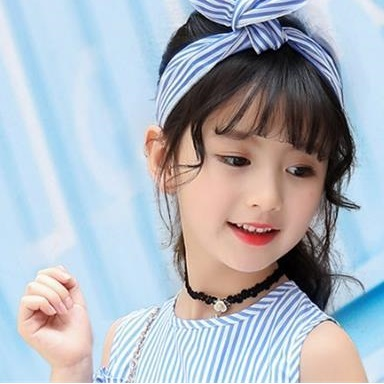
#> input picture exp3/input/girl.jpg, 384 x 384 px, found by its file name
$ python auto_benchmark_exe.py
#> lines starting #> are read from the running program, lines starting #| are printed output that depends on the picture
### exp3/wsvd.py
from __future__ import annotations

import argparse
import os
from pathlib import Path
from typing import Dict, Tuple

import numpy as np
from PIL import Image
import pywt


def load_rgb_image_float01(path: str | Path) -> np.ndarray:
    """
    加载RGB图像并归一化到[0,1]范围

    Args:
        path: 图像文件路径

    Returns:
        归一化的RGB图像数组，形状为(H, W, 3)，数值范围[0,1]
    """
    path = Path(path)
    img = Image.open(path).convert("RGB")  # 确保是RGB格式
    arr = np.asarray(img, dtype=np.float64) / 255.0  # 归一化到[0,1]
    return arr


def save_rgb_image_float01(arr: np.ndarray, path: str | Path) -> None:
    """
    保存归一化的RGB图像数组到文件

    Args:
        arr: 归一化的RGB图像数组，数值范围[0,1]
        path: 保存路径
    """
    path = Path(path)
    path.parent.mkdir(parents=True, exist_ok=True)  # 创建目录
    arr_clipped = np.clip(arr, 0.0, 1.0)  # 裁剪到有效范围[0,1]
    img = Image.fromarray((arr_clipped * 255.0).round().astype(np.uint8), mode="RGB")  # 转换为uint8
    img.save(path)


def pad_to_square(image: np.ndarray) -> Tuple[np.ndarray, Tuple[int, int]]:
    """
    将图像填充为方阵，便于后续SVD分解

    数学原理：SVD分解通常在方阵上进行效果更好，因此需要将非方形的低频系数矩阵
    通过零填充扩展为方阵。

    Args:
        image: 输入的2D图像数组

    Returns:
        padded: 填充后的方形数组
        (row, col): 原始图像尺寸，用于后续裁剪
    """
    row, col = image.shape
    standard = max(row, col)  # 取较大的维度作为方阵边长
    padded = np.zeros((standard, standard), dtype=image.dtype)

    # 将原图像放置在左上角
    if row <= col:
        padded[:row, :] = image
    else:
        padded[:, :col] = image
    return padded, (row, col)


def wavemarksvd_like(
    data_rgb: np.ndarray,
    alpha: float,
    seed: int,
    wavelet: str,
    level: int,
    ratio: float,
) -> Dict[str, np.ndarray]:
    """
    W-SVD水印嵌入主函数 - 基于小波变换和奇异值分解的数字水印技术

    数学原理：
    1. 小波分解：img -> LL(低频), LH,HL,HH(高频)
    2. SVD分解：CA = U·Σ·V^T (其中CA为低频系数LL)
    3. 正交矩阵替换：用随机正交矩阵替换U,V的部分列
    4. 水印生成：watermark = U_new·diag(σ_tilda)·V_new^T
    5. 嵌入：CA_watermarked = CA + α·watermark

    Args:
        data_rgb: 输入RGB图像，形状(H,W,3)，数值范围[0,1]
        alpha: 水印嵌入强度因子，控制水印可见性与鲁棒性平衡
        seed: 随机种子，确保水印的可重复性
        wavelet: 小波类型，如'db1','haar'等
        level: 小波分解层数，通常为1-3
        ratio: 替换比例，决定替换正交矩阵的列数比例

    Returns:
        包含水印图像和相关参数的字典
    """
    # === 步骤1: 载体图像预处理 ===
    data = np.asarray(data_rgb, dtype=np.float64)
    if data.ndim != 3 or data.shape[2] != 3:
        raise ValueError("wavemarksvd_like 期望输入为 RGB 图像（H×W×3）")

    # 选择红色通道作为载体（也可选择其他通道或灰度化）
    datared = data[:, :, 0]  # 提取红色通道
    row, col = datared.shape

    # === 步骤2: 小波分解和低频提取 ===
    # 对原始图像进行小波分解，获取真实的低频系数尺寸（用于最终裁剪）
    coeffs_real = pywt.wavedec2(datared, wavelet, level=level)
    CA_real = coeffs_real[0]  # 低频系数LL
    real_CA_shape = CA_real.shape  # 记录真实低频系数形状

    # 为确保SVD计算效果，将图像填充为方阵
    new, orig_shape = pad_to_square(datared)

    # 对填充后的方形图像进行小波分解
    coeffs = pywt.wavedec2(new, wavelet, level=level)
    CA = coeffs[0]  # 提取低频系数（LL子带）
    d1, d2 = CA.shape
    if d1 != d2:
        raise RuntimeError(f"最深层 CA 非方阵：shape={CA.shape}")
    d = d1  # 方阵维度

    # === 步骤3: 低频系数归一化 ===
    # 将低频系数归一化到[0,1]范围，便于后续水印嵌入和防止溢出
    CAmin = float(CA.min())
    CAmax = float(CA.max())
    eps = 1e-12  # 防止除零
    CA_norm = (CA - CAmin) / (CAmax - CAmin + eps)  # 归一化: [CAmin,CAmax] -> [0,1]

    # === 步骤4: SVD分解 ===
    # 对归一化的低频系数进行奇异值分解: CA_norm = U·Σ·V^T
    U, sigma, Vt = np.linalg.svd(CA_norm, full_matrices=True)
    V = Vt.T  # 转置得到V矩阵

    # === 步骤5: 计算替换列数 ===
    # 根据ratio参数确定要替换的正交矩阵列数
    np_cap = int(round(d * ratio))  # 替换列数 = 矩阵维度 × 替换比例
    np_cap = max(1, min(np_cap, d))  # 确保在合理范围[1, d]内

    # === 步骤6: 生成随机正交矩阵 ===
    # 使用固定种子生成伪随机数，确保水印的可重复性
    rng = np.random.RandomState(seed)

    # 生成随机矩阵并通过QR分解得到正交矩阵
    # 数学原理: 任意矩阵A可通过QR分解得到A=Q·R，其中Q为正交矩阵
    M_V = rng.rand(d, np_cap) - 0.5  # 生成[-0.5, 0.5]范围的随机矩阵
    Q_V, _ = np.linalg.qr(M_V)       # QR分解得到正交矩阵Q_V

    M_U = rng.rand(d, np_cap) - 0.5  # 同样生成U对应的随机矩阵
    Q_U, _ = np.linalg.qr(M_U)       # QR分解得到正交矩阵Q_U

    # === 步骤7: 正交矩阵列替换 ===
    # 保存原始U,V矩阵副本，用于后续相关性计算
    U2 = U.copy()
    V2 = V.copy()

    # 用随机生成的正交矩阵列替换原始SVD矩阵的后np_cap列
    # 数学原理: 替换后的矩阵仍保持正交性，但改变了原始的奇异向量结构
    U[:, d - np_cap : d] = Q_U[:, :np_cap]  # 替换U矩阵的后np_cap列
    V[:, d - np_cap : d] = Q_V[:, :np_cap]  # 替换V矩阵的后np_cap列

    # === 步骤8: 生成水印奇异值 ===
    # 生成新的随机奇异值序列
    sigma_rand = rng.rand(d)                    # 生成随机数序列
    sigma_sorted = np.sort(sigma_rand)[::-1]    # 降序排列（符合奇异值特性）
    sigma_tilda = alpha * sigma_sorted          # 乘以嵌入强度因子α

    # === 步骤9: 生成水印模板 ===
    # 使用修改后的正交矩阵和新奇异值重构水印模板
    # 数学公式: watermark = U_new · diag(σ_tilda) · V_new^T
    watermark = U @ np.diag(sigma_tilda) @ V.T

    # === 步骤10: 计算正交矩阵相关性 ===
    # 相关性用于评估水印嵌入对原始矩阵结构的影响程度
    def corr2(a: np.ndarray, b: np.ndarray) -> float:
        """计算两个矩阵的皮尔逊相关系数"""
        a_flat = a.ravel().astype(np.float64)
        b_flat = b.ravel().astype(np.float64)
        if a_flat.size == 0 or b_flat.size == 0:
            return 0.0
        a_mean = a_flat.mean()
        b_mean = b_flat.mean()
        a_z = a_flat - a_mean  # 中心化
        b_z = b_flat - b_mean
        denom = float(np.linalg.norm(a_z) * np.linalg.norm(b_z))
        if denom == 0.0:
            return 0.0
        return float(np.dot(a_z, b_z) / denom)  # 皮尔逊相关系数

    # 计算修改前后U,V矩阵的相关性
    correlationU = corr2(U, U2)  # U矩阵相关性
    correlationV = corr2(V, V2)  # V矩阵相关性

    # === 步骤11: 水印嵌入 ===
    # 将水印模板叠加到归一化的低频系数上
    CA_tilda_norm = CA_norm + watermark  # 加性水印嵌入
    CA_tilda_norm = np.clip(CA_tilda_norm, 0.0, 1.0)  # 裁剪到[0,1]范围，防止溢出

    # === 步骤12: 反归一化 ===
    # 将嵌入水印后的归一化系数恢复到原始灰度范围
    CA_tilda_real = (CAmax - CAmin) * CA_tilda_norm + CAmin  # [0,1] -> [CAmin,CAmax]

    # 裁剪到真实的低频系数尺寸（去除之前的填充）
    h_ll, w_ll = real_CA_shape
    waterCA = CA_tilda_real[:h_ll, :w_ll]  # 裁剪为原始低频系数尺寸

    # === 步骤13: 生成纯水印图像（可选，用于可视化） ===
    # 使用水印模板和原始高频系数重构纯水印图像
    coeffs_wm = [watermark] + list(coeffs[1:])  # 用水印替换低频，保持高频不变
    watermark2_full = pywt.waverec2(coeffs_wm, wavelet)  # 小波逆变换

    # 裁剪到原始图像尺寸
    r0, c0 = orig_shape
    if r0 <= c0:
        watermark2 = watermark2_full[:r0, :]
    else:
        watermark2 = watermark2_full[:, :c0]

    # === 步骤14: 重构含水印图像 ===
    # 使用嵌入水印后的低频系数和原始高频系数重构图像
    coeffs_new = [CA_tilda_real] + list(coeffs[1:])  # 替换低频系数
    watermarked_padded = pywt.waverec2(coeffs_new, wavelet)  # 小波逆变换重构图像

    # 裁剪到原始图像尺寸
    if r0 <= c0:
        watermarkimage = watermarked_padded[:r0, :]
    else:
        watermarkimage = watermarked_padded[:, :c0]

    # === 步骤15: 生成RGB水印图像 ===
    # 将含水印的单通道图像合成为RGB图像
    watermarkimagergb = data.copy()  # 复制原始RGB数据
    watermarkimagergb[:, :, 0] = watermarkimage  # 替换红色通道

    # === 步骤16: 整理输出信息 ===
    # 收集所有中间结果和参数，便于分析和调试
    info: Dict[str, np.ndarray] = {
        "CA": CA,                                    # 原始低频系数
        "CA_norm": CA_norm,                          # 归一化低频系数
        "CA_tilda_norm": CA_tilda_norm,             # 嵌入水印后的归一化系数
        "CA_tilda_real": CA_tilda_real,             # 反归一化后的含水印系数
        "watermark": watermark,                      # 水印模板
        "waterCA": waterCA,                          # 裁剪后的含水印低频系数
        "watermark2": watermark2,                    # 纯水印图像
        "CAmin": np.array([CAmin]),                 # 低频系数最小值
        "CAmax": np.array([CAmax]),                 # 低频系数最大值
        "U": U,                                      # 修改后的左奇异向量矩阵
        "V": V,                                      # 修改后的右奇异向量矩阵
        "sigma_tilda": sigma_tilda,                 # 水印奇异值
        "correlationU": np.array([correlationU]),   # U矩阵相关性
        "correlationV": np.array([correlationV]),   # V矩阵相关性
        "real_CA_shape": np.array(real_CA_shape),   # 真实低频系数形状
    }

    return {
        "watermarkimagergb": watermarkimagergb,  # 含水印的RGB图像
        "watermarkimage": watermarkimage,        # 含水印的单通道图像
        "waterCA": waterCA,                      # 含水印的低频系数
        "watermark2": watermark2,                # 纯水印图像
        "correlationU": correlationU,            # U矩阵相关性
        "correlationV": correlationV,            # V矩阵相关性
        "info": info,                            # 详细参数信息
    }

# [44 lines left out: functions build_arg_parser, main, not called in this run]


# [2 lines that do not run on import are left out]

### exp3/auto_benchmark_exe.py
import os
import subprocess
import glob
import time
import matplotlib.pyplot as plt
import numpy as np
from wsvd import wavemarksvd_like, save_rgb_image_float01, load_rgb_image_float01
from wsvd_detect import detect_once

# ==================== 核心配置区域 (请修改这里) ====================

# 1. StirMark 根目录
ROOT_DIR = r"G:\information_hiding\exp3\StirMarkBenchmark_4_0_129"

# 2. 原始封面图片路径 (脚本读取这张图，加水印后覆盖到 StirMark 的输入目录)
COVER_PATH = r"G:\information_hiding\exp3\input\girl.jpg"

# =================================================================

# 自动推导路径
EXE_DIR = os.path.join(ROOT_DIR, "Bin", "Benchmark")
EXE_PATH = os.path.join(EXE_DIR, "StirMark Benchmark.exe")

# 输入输出目录 (StirMark 读取和写入的地方)
# 脚本会将生成的水印图放到这里，StirMark 就会对它进行攻击
INPUT_SET1 = os.path.join(ROOT_DIR, "Media", "Input", "Images", "Set1")
OUTPUT_SET1 = os.path.join(ROOT_DIR, "Media", "Output", "Images", "Set1")

# 结果保存目录
RESULT_DIR = "output/benchmark_results"

# 默认参数 (控制变量时的基准值)
DEFAULT_PARAMS = {
    "alpha": 0.5,
    "seed": 1234,
    "wavelet": "db1",
    "level": 1,
    "ratio": 0.8
}

# 实验设计：定义要对比的5组参数
EXPERIMENTS = {
    "1_Alpha": {
        "param": "alpha",
        "values": [0.1, 0.3, 0.5, 0.8],
        "label": "强度因子 Alpha"
    },
    "2_Ratio": {
        "param": "ratio",
        "values": [0.6, 0.8, 0.95],
        "label": "嵌入比例 d/n"
    },
    "3_Wavelet": {
        "param": "wavelet",
        "values": ["db1", "haar", "sym2"],
        "label": "小波基函数"
    },
    "4_Level": {
        "param": "level",
        "values": [1, 2, 3],
        "label": "分解层数"
    },
    "5_Seed": {
        "param": "seed",
        "values": [1234, 5678, 9999],
        "label": "随机种子"
    }
}

def clean_output_dir():
    """清理 StirMark 输出目录，防止读取到上一轮实验的旧图片"""
    if os.path.exists(OUTPUT_SET1):
        files = glob.glob(os.path.join(OUTPUT_SET1, "*.*"))
        for f in files:
            try: os.remove(f)
            except: pass

def parse_stirmark_filename(filename):
    """解析文件名，提取攻击类型和参数"""
    name_no_ext = os.path.splitext(filename)[0]
    parts = name_no_ext.split('_')

    try:
        val = float(parts[-1])
        attack_type = parts[-2].upper()
    except:
        return "UNKNOWN", 0

    if "JPEG" in attack_type: return "JPEG", val
    if "NOISE" in attack_type: return "Noise", val
    if "MEDIAN" in attack_type: return "Median", val

    return "UNKNOWN", 0

def run_single_experiment(exp_key, config, cover_arr):
    param_name = config["param"]
    values = config["values"]
    print(f"\n{'='*20} 开始实验: {config['label']} {'='*20}")

    group_data = {}

    for val in values:
        print(f"  >>> 正在测试 {param_name} = {val} ...")

        # 1. 准备当前参数
        current_params = DEFAULT_PARAMS.copy()
        current_params[param_name] = val

        # 2. 清理 Output 文件夹 (确保拿到的是最新生成的攻击图)
        clean_output_dir()

        # 3. 生成水印图 -> 覆盖到 StirMark 的 Input 文件夹
        # 注意：这里我们生成 bmp 格式，确保文件名固定
        target_input_file = os.path.join(INPUT_SET1, "girl_watermarked.bmp")

        try:
            # 调用 wsvd 生成水印
            res = wavemarksvd_like(cover_arr, **current_params)
            # 保存到 StirMark 的输入目录
            save_rgb_image_float01(res["watermarkimagergb"], target_input_file)
        except Exception as e:
            print(f"    [错误] 生成水印失败: {e}")
            continue

        # 4. 运行 StirMark EXE
        # 这里不再操作 ini 文件，完全信任你已经配置好的 Profiles/SMBsettings.ini
        try:
            # cwd=EXE_DIR 很重要，模拟你在 Bin/Benchmark 下运行命令
            subprocess.run([EXE_PATH], cwd=EXE_DIR, stdout=subprocess.DEVNULL, stderr=subprocess.DEVNULL, timeout=60)
        except Exception as e:
            print(f"    [错误] StirMark 运行异常: {e}")
            continue

        # 5. 遍历 Output 文件夹进行检测
        attacked_files = glob.glob(os.path.join(OUTPUT_SET1, "*.bmp"))

        # 简单检查一下是否生成了文件
        if len(attacked_files) < 5:
            print(f"    [警告] Output 文件夹图片数量过少 ({len(attacked_files)})，StirMark 可能没跑通！")
            # 不 continue，尝试检测已有的

        results = {"JPEG": [], "Noise": [], "Median": []}

        for fpath in attacked_files:
            fname = os.path.basename(fpath)
            # 过滤干扰文件
            if "girl_watermarked" not in fname:
                continue

            atype, strength = parse_stirmark_filename(fname)

            if atype in results:
                try:
                    # 调用检测函数 (注意使用当前轮次的 params)
                    corr, _ = detect_once(COVER_PATH, fpath, **current_params)
                    results[atype].append((strength, abs(corr)))
                except:
                    pass

        # 排序
        for k in results:
            results[k].sort(key=lambda x: x[0])

        group_data[val] = results
        print(f"    检测完成: JPEG({len(results['JPEG'])}) Noise({len(results['Noise'])}) Median({len(results['Median'])})")

    return group_data

def plot_experiment_result(exp_key, config, group_data):
    """画图并保存"""
    if not group_data:
        return

    plt.rcParams['font.sans-serif'] = ['SimHei', 'Microsoft YaHei']
    plt.rcParams['axes.unicode_minus'] = False

    fig, axes = plt.subplots(1, 3, figsize=(18, 5))
    fig.suptitle(f"W-SVD 参数分析: {config['label']}", fontsize=16)

    attacks_map = [("JPEG", "抗 JPEG 压缩", "质量因子 Q"),
                   ("Noise", "抗加噪攻击", "噪声强度"),
                   ("Median", "抗中值滤波", "窗口大小")]

    for i, (atype, title, xlabel) in enumerate(attacks_map):
        ax = axes[i]

        for val, results in group_data.items():
            if atype in results and results[atype]:
                data_points = results[atype]
                xs, ys = zip(*data_points)
                ax.plot(xs, ys, marker='o', label=f"{config['param']}={val}")

        ax.set_title(title)
        ax.set_xlabel(xlabel)
        ax.set_ylabel("相关性 (Correlation)")
        ax.set_ylim(0, 1.1)
        ax.grid(True, alpha=0.3)
        ax.legend()

    out_file = os.path.join(RESULT_DIR, f"{exp_key}.png")
    plt.tight_layout(rect=[0, 0.03, 1, 0.95])
    plt.savefig(out_file, dpi=300)
    plt.close()
    print(f"[保存] 结果图已保存至: {out_file}")

def main():
    print("=== W-SVD 全自动 StirMark 评测系统 (V2: 依赖 Profiles 配置) ===")

    # 0. 准备工作
    if not os.path.exists(RESULT_DIR):
        os.makedirs(RESULT_DIR)

    if not os.path.exists(COVER_PATH):
        print(f"[错误] 找不到原图: {COVER_PATH}")
        return

    cover_arr = load_rgb_image_float01(COVER_PATH)
#> in load_rgb_image_float01, img is the input picture: PIL image 384x384 RGB; mean R, G, B 173.4, 180.5, 190.1

    # 1. 循环执行所有实验
    for exp_key, config in EXPERIMENTS.items():
        group_data = run_single_experiment(exp_key, config, cover_arr)
#> in wavemarksvd_like, `coeffs_real = pywt.wavedec2(datared, wavelet, level=level)`: coeffs_real = 2 items
#> in wavemarksvd_like, `CA_real = coeffs_real[0]`:
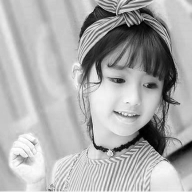
#> CA_real: shape (192, 192) float64; min 0, max 2, mean 1.36; drawn with min black and max white
#> in wavemarksvd_like, `new, orig_shape = pad_to_square(datared)`: orig_shape = (384, 384)
#> in wavemarksvd_like, `coeffs = pywt.wavedec2(new, wavelet, level=level)`: coeffs = 2 items
#> in wavemarksvd_like, `CAmin = float(CA.min())`: CAmin = 0
#> in wavemarksvd_like, `CAmax = float(CA.max())`: CAmax = 2
#> in wavemarksvd_like, `U, sigma, Vt = np.linalg.svd(CA_norm, full_matrices=True)`:
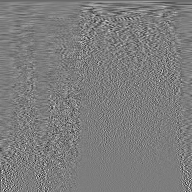
#> Vt: shape (192, 192) float64; min -0.515, max 0.532, mean -0.000398; drawn with min black and max white
#> in wavemarksvd_like, `U, sigma, Vt = np.linalg.svd(CA_norm, full_matrices=True)`: sigma = 192 values, max 133 at index 0, min 0.000168 at index 191, mean 1.79
#> in wavemarksvd_like, `Q_U, _ = np.linalg.qr(M_U)`:
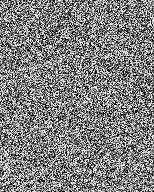
#> M_U: shape (192, 154) float64; min -0.5, max 0.5, mean 0.00332; drawn with min black and max white
#> in wavemarksvd_like, `U[:, d - np_cap : d] = Q_U[:, :np_cap]`:
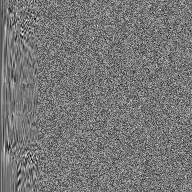
#> U: shape (192, 192) float64; min -0.304, max 0.344, mean -0.00119; drawn with min black and max white
#> in wavemarksvd_like, `V[:, d - np_cap : d] = Q_V[:, :np_cap]`:
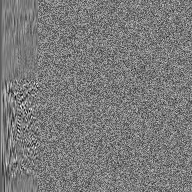
#> V: shape (192, 192) float64; min -0.327, max 0.35, mean -0.000422; drawn with min black and max white
#> in wavemarksvd_like, `watermark = U @ np.diag(sigma_tilda) @ V.T`:
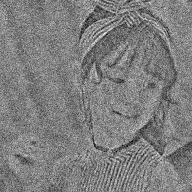
#> watermark: shape (192, 192) float64; min -0.0193, max 0.0205, mean 0.000507; drawn with min black and max white
#> in corr2, `a_mean = a_flat.mean()`: a_mean = -0.00119
#> in corr2, `b_mean = b_flat.mean()`: b_mean = -0.000382
#> in corr2, `denom = float(np.linalg.norm(a_z) * np.linalg.norm(b_z))`: denom = 192
#> in wavemarksvd_like, `correlationU = corr2(U, U2)`: correlationU = 0.193
#> in wavemarksvd_like, `correlationV = corr2(V, V2)`: correlationV = 0.201
#> in wavemarksvd_like, `coeffs_wm = [watermark] + list(coeffs[1:])`: coeffs_wm = 2 items
#> in wavemarksvd_like, `watermark2_full = pywt.waverec2(coeffs_wm, wavelet)`:
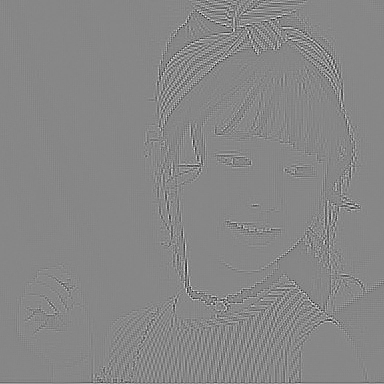
#> watermark2_full: shape (384, 384) float64; min -0.439, max 0.39, mean 0.000253; drawn with min black and max white
#> in wavemarksvd_like, `r0, c0 = orig_shape`: r0 = 384
#> in wavemarksvd_like, `coeffs_new = [CA_tilda_real] + list(coeffs[1:])`: coeffs_new = 2 items
#> in run_single_experiment, `res = wavemarksvd_like(cover_arr, **current_params)`: res = 7 items
#> group_data = 4 items
        plot_experiment_result(exp_key, config, group_data)

    print("\n所有测试结束！请打开 output/benchmark_results 查看图表。")

if __name__ == "__main__":
#> (the run stopped early here; a loop or call above may not have finished)
